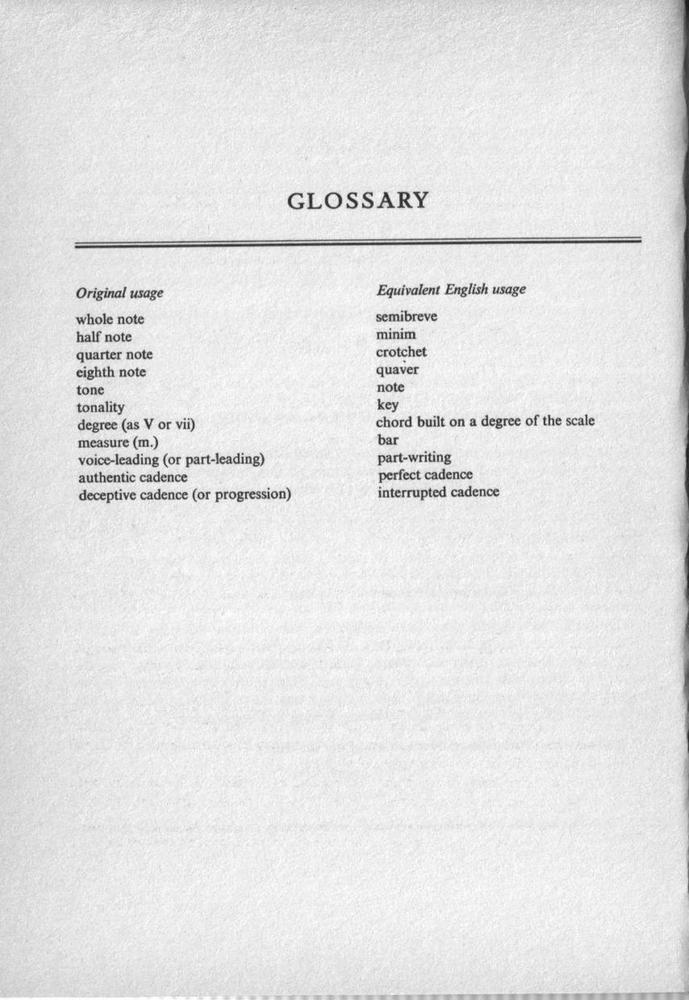
#> input picture tests/data/test_images/page_010.png, 689 x 1000 px, shrunk from 1139 x 1654 before the run
$ python -i pattern_detector.py   (imports and definitions only)
#> lines starting #> are read from the running program, lines starting #| are printed output that depends on the picture; after the words box and inside, x2 and y2 are one past the last pixel; in counts of white or black regions, pixels touching at a corner belong together
#> further down, picture is the input picture: shape (1000, 689, 3); min 25, max 255, mean 227.9
### graph_extractor/graph_types.py
from dataclasses import dataclass
from typing import Dict, List, Optional, Union, Tuple
from enum import Enum

class NodeType(Enum):
	PITCH_CLASS = "pitch_class"
	INTERVAL = "interval"
	TRANSFORMATION = "transformation"
	SET_CLASS = "set_class"
	GEOMETRIC_POINT = "geometric_point"
	FUNCTION_SPACE = "function_space"
	GROUP = "group"
	INTERVAL_SYSTEM = "interval_system"
	INTERVAL_SET = "interval_set"
	VARIABLE = "variable"
	CIRCULAR_GRAPH = "circular_graph"
	# New Lewin-specific types
	TRANSFORMATION_NETWORK = "transformation_network"
	GIS_SPACE = "gis_space"
	TRANSFORMATION_GROUP = "transformation_group"
	INTERVAL_FUNCTION = "interval_function"
	NETWORK_NODE = "network_node"

@dataclass
class Node:
	id: str
	type: NodeType
	label: str
	properties: Dict[str, any]
	position: Optional[Tuple[float, float]] = None

@dataclass
class Edge:
	source: str
	target: str
	label: str
	weight: float = 1.0
	properties: Dict[str, any] = None
	# New properties for Lewin's transformations
	transformation_type: Optional[str] = None
	composition: Optional[List[str]] = None
	is_isomorphism: bool = False

	def __post_init__(self):
		if self.properties is None:
			self.properties = {}

class MusicTheoryGraph:
	def __init__(self):
		self.nodes: Dict[str, Node] = {}
		self.edges: List[Edge] = []

	def add_node(self, node: Node) -> None:
		self.nodes[node.id] = node

	def add_edge(self, edge: Edge) -> None:
		if edge.source in self.nodes and edge.target in self.nodes:
			self.edges.append(edge)

	def get_node(self, node_id: str) -> Optional[Node]:
		return self.nodes.get(node_id)

### graph_extractor/pattern_detector.py
import cv2
import numpy as np
from dataclasses import dataclass
from typing import List, Tuple, Optional, Dict
from enum import Enum
from .graph_types import MusicTheoryGraph, Node, Edge, NodeType

class LayoutType(Enum):
    CIRCULAR = "circular"
    LINEAR = "linear"
    COMPLEX = "complex"

class TransformationNetwork:
    def __init__(self):
        self.nodes: Dict[str, Node] = {}
        self.edges: List[Edge] = []
        self.layout_type: LayoutType = LayoutType.COMPLEX
        self.confidence: float = 0.0

    def add_node(self, node: Node) -> None:
        self.nodes[node.id] = node

    def add_edge(self, edge: Edge) -> None:
        self.edges.append(edge)

    def __len__(self):
        return len(self.nodes)

class PatternDetector:
    def __init__(self):
        self.mathematical_symbols = {
            "∘", "⊗", "⊕", "→", "⟶", "↦", "⊆", "⊇", "≅", "≃", "∼",
            "∈", "∉", "⊂", "⊃", "∪", "∩", "×", "⋈", "≤", "≥"
        }
        self.transformation_labels = {
            "RICH", "TCH", "TRAN", "INT", "GIS", "STAB", "FLIP", "ROT"
        }
        self.gis_patterns = {
            "s", "t", "i", "int", "IVLS", "IVLS1", "IVLS2"
        }

    def detect_layout(self, image: np.ndarray) -> LayoutType:
        """Detect the layout type of the network in the image"""
        # Basic layout detection based on node distribution
        gray = cv2.cvtColor(image, cv2.COLOR_BGR2GRAY) if len(image.shape) > 2 else image
        _, binary = cv2.threshold(gray, 0, 255, cv2.THRESH_BINARY + cv2.THRESH_OTSU)
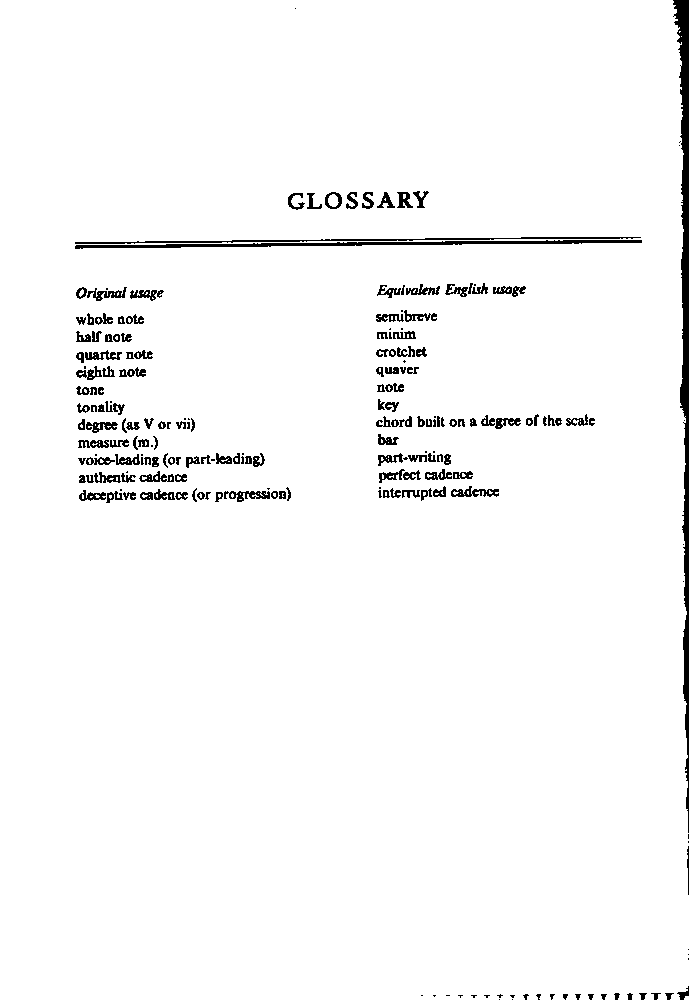
#> binary: shape (1000, 689); 97.1% white; 208 black regions (54 under 20 px)
        contours, _ = cv2.findContours(binary, cv2.RETR_EXTERNAL, cv2.CHAIN_APPROX_SIMPLE)
#> contours = 4 contours, 3 with area under 20; largest, box (x1, y1, x2, y2) and area: (0, 0, 689, 1000) 681912

        if not contours:
            return LayoutType.COMPLEX

        # Analyze contour distribution
        centers = []
        for cnt in contours:
            M = cv2.moments(cnt)
            if M["m00"] != 0:
                cx = int(M["m10"] / M["m00"])
                cy = int(M["m01"] / M["m00"])
                centers.append((cx, cy))
#> this loop made 4 passes
#> (cnt, cx, cy) on pass 3: ([[679, 31], [679, 32], [680, 31]], 679, 31)
#> (cx, cy) on passes 1, 4: (686, 997), (341, 500)
#> after the loop, centers = [(686, 997), (679, 31), (341, 500)]

        if len(centers) < 2:
            return LayoutType.COMPLEX

        # Check if centers form a circular pattern
        center_x = sum(x for x, _ in centers) / len(centers)
#> center_x = 568.7
        center_y = sum(y for _, y in centers) / len(centers)
#> center_y = 509.3
        distances = [np.sqrt((x - center_x)**2 + (y - center_y)**2) for x, y in centers]
#> distances = [501.6, 490.9, 227.9]
        std_dev = np.std(distances)
#> std_dev = 126.6

        if std_dev < 20:  # Threshold for circular layout
            return LayoutType.CIRCULAR

        # Check if centers form a linear pattern
        x_coords = [x for x, _ in centers]
#> x_coords = [686, 679, 341]
        y_coords = [y for _, y in centers]
#> y_coords = [997, 31, 500]
        x_std = np.std(x_coords)
#> x_std = 161
        y_std = np.std(y_coords)
#> y_std = 394.4

        if min(x_std, y_std) < 20:  # Threshold for linear layout
            return LayoutType.LINEAR

        return LayoutType.COMPLEX

    def detect_nodes(self, image: np.ndarray) -> List[Node]:
        """Detect nodes in the image"""
        nodes = []
        gray = cv2.cvtColor(image, cv2.COLOR_BGR2GRAY) if len(image.shape) > 2 else image

        # Apply adaptive thresholding
        binary = cv2.adaptiveThreshold(gray, 255, cv2.ADAPTIVE_THRESH_GAUSSIAN_C,
                                     cv2.THRESH_BINARY_INV, 11, 2)
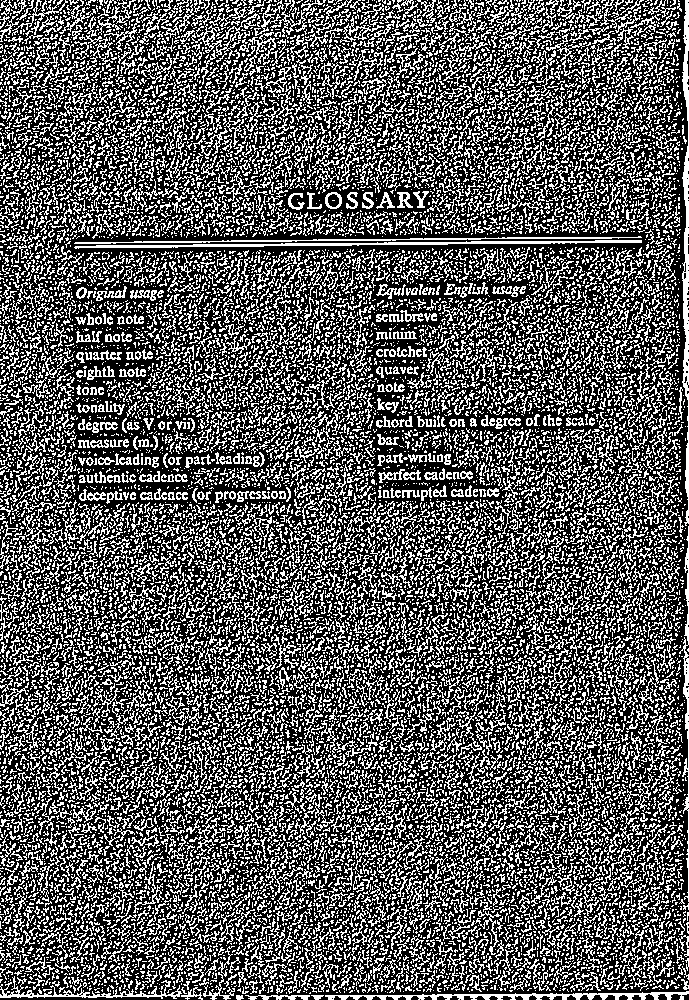
#> binary: shape (1000, 689); 34.8% white in thin lines or dots

        # Find contours
        contours, _ = cv2.findContours(binary, cv2.RETR_EXTERNAL, cv2.CHAIN_APPROX_SIMPLE)
#> contours = 17140 contours, 16059 with area under 20; largest, box (x1, y1, x2, y2) and area: (682, 0, 689, 526) 1432, (74, 240, 642, 249) 993, (325, 991, 689, 1000) 954, (0, 976, 182, 999) 532, (679, 526, 689, 902) 496

        for i, cnt in enumerate(contours):
            area = cv2.contourArea(cnt)
            if area > 100:  # Filter small noise
                x, y, w, h = cv2.boundingRect(cnt)
                confidence = min(area / 1000, 1.0)  # Scale confidence based on area

                position = (x + w//2, y + h//2)

                node = Node(
                    id=f"node_{i}",
                    label=f"N{i}",
                    type=NodeType.FUNCTION_SPACE,  # Default type
                    properties={
                        "confidence": confidence,
                        "size": (w, h)
                    },
                    position=position
                )
                nodes.append(node)
#> this loop made 17140 passes
#> (area, x, y, w, h, confidence, position) on passes 2, 10, 287, 3336, 3404, 3890: (120.5, 245, 995, 65, 5, 0.12, (277, 997)), (954.5, 325, 991, 364, 9, 0.955, (507, 995)), (531.5, 0, 976, 182, 23, 0.531, (91, 987)), (101.5, 386, 803, 23, 35, 0.102, (397, 820)), (107, 371, 799, 24, 18, 0.107, (383, 808)), (149, 624, 773, 30, 39, 0.149, (639, 792))
#> area on passes 1, 3: 27, 21.5
#> after the loop, nodes = 28 items

        return nodes

    def detect_edges(self, image: np.ndarray, nodes: List[Node]) -> List[Edge]:
        """Detect edges between nodes"""
        edges = []
        if len(nodes) < 2:
            return edges

        gray = cv2.cvtColor(image, cv2.COLOR_BGR2GRAY) if len(image.shape) > 2 else image
        _, binary = cv2.threshold(gray, 0, 255, cv2.THRESH_BINARY + cv2.THRESH_OTSU)
        lines = cv2.HoughLinesP(binary, 1, np.pi/180, 50, minLineLength=30, maxLineGap=10)

        if lines is None:
            return edges

        for i, line in enumerate(lines):
            x1, y1, x2, y2 = line[0]
            source_node = None
            target_node = None
            min_dist_start = float('inf')
            min_dist_end = float('inf')

            for node in nodes:
                pos = node.position if node.position else (0, 0)
                dist_start = np.sqrt((pos[0] - x1)**2 + (pos[1] - y1)**2)
                dist_end = np.sqrt((pos[0] - x2)**2 + (pos[1] - y2)**2)

                if dist_start < min_dist_start:
                    min_dist_start = dist_start
                    source_node = node
                if dist_end < min_dist_end:
                    min_dist_end = dist_end
                    target_node = node

            if source_node and target_node and source_node != target_node:
                edge = Edge(
                    source=source_node.id,
                    target=target_node.id,
                    label="transform",
                    weight=1.0,
                    properties={
                        "confidence": max(0.0, min(1.0 - (min_dist_start + min_dist_end) / 200, 1.0)),
                        "is_isomorphism": False
                    }
                )
                edges.append(edge)

        return edges


    def detect_network(self, image: np.ndarray) -> TransformationNetwork:
        network = TransformationNetwork()
        network.layout_type = self.detect_layout(image)

        detected_nodes = self.detect_nodes(image)
#> detected_nodes = 28 items
        for node in detected_nodes:
            network.add_node(node)
#> this loop made 28 passes

        if detected_nodes:
            edges = self.detect_edges(image, detected_nodes)
#> in detect_edges, `lines = cv2.HoughLinesP(binary, 1, np.pi/180, 50, minLineLength=30, ma..`: lines = 1332 rows, first 6: [0, 89, 614, 999], [0, 991, 682, 309], [0, 973, 680, 70], [50, 999, 681, 368], [54, 0, 688, 977], [10, 999, 682, 327]
#> the loop in detect_edges, `for i, line in enumerate(lines):` made 1332 passes
            for edge in edges:
                network.add_edge(edge)

        node_confidences = [n.properties.get("confidence", 0.0) for n in network.nodes.values()]
        edge_confidences = [e.properties.get("confidence", 0.0) for e in network.edges]

        if node_confidences and edge_confidences:
            network.confidence = (sum(node_confidences) / len(node_confidences) +
                                sum(edge_confidences) / len(edge_confidences)) / 2
        elif node_confidences:
            network.confidence = sum(node_confidences) / len(node_confidences)
        else:
            network.confidence = 0.0

        return network

>>> import cv2
>>> picture = cv2.imread('../tests/data/test_images/page_010.png')
>>> result = PatternDetector().detect_network(picture)

$ run again, on tests/data/test_images/page_040.png
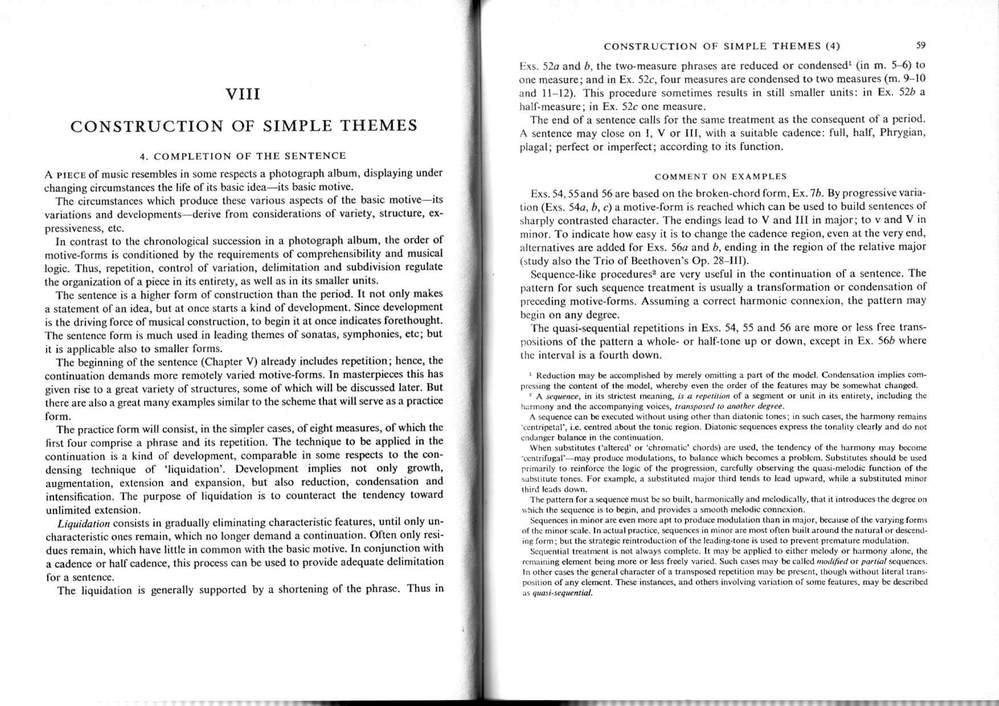
#> input picture tests/data/test_images/page_040.png, 999 x 706 px, shrunk from 2339 x 1654 before the run
#> picture is the input picture: shape (706, 999, 3); min 0, max 255, mean 232.7
#> in detect_layout, `_, binary = cv2.threshold(gray, 0, 255, cv2.THRESH_BINARY + cv2.THRESH..`:
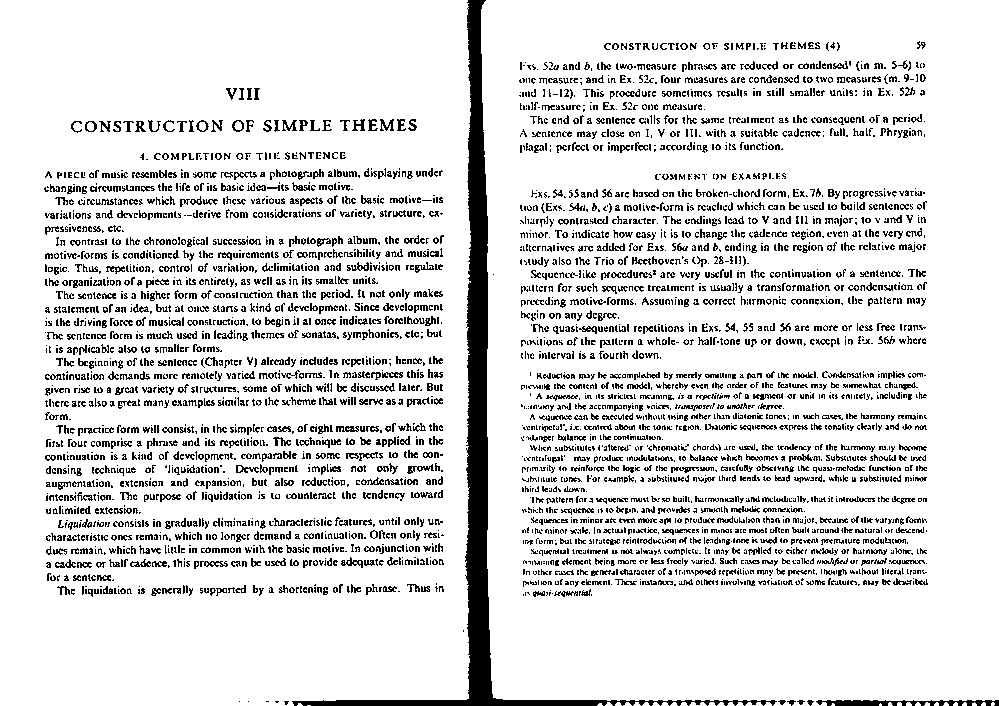
#> binary: shape (706, 999); 87.1% white; black in thin lines or dots
#> in detect_layout, `contours, _ = cv2.findContours(binary, cv2.RETR_EXTERNAL, cv2.CHAIN_AP..`: contours = 35 contours, 31 with area under 20; largest, box (x1, y1, x2, y2) and area: (481, 0, 999, 706) 357767, (0, 0, 471, 706) 328463, (745, 702, 763, 706) 28, (689, 702, 707, 706) 28
#> the loop in detect_layout, `for cnt in contours:` made 35 passes
#> (cx, cy) on passes 2 to 9: (880, 704), (832, 704), (599, 704), (299, 704), (992, 703), (983, 703), (973, 703), (964, 703)
#> after the loop in detect_layout, `for cnt in contours:`: centers = 34 pairs, first value 233 to 992, second value 348 to 704
#> center_x = 758.7
#> center_y = 682.3
#> distances = 34 values, max 621.4 at index 33, min 21.46 at index 17, mean 155.3
#> std_dev = 119.8
#> x_coords = 34 values, max 992 at index 4, min 233 at index 33, mean 758.7
#> y_coords = 34 values, max 704 at index 0, min 348 at index 32, mean 682.3
#> x_std = 177.6
#> y_std = 83.21
#> in detect_nodes, `binary = cv2.adaptiveThreshold(gray, 255, cv2.ADAPTIVE_THRESH_GAUSSIAN..`:
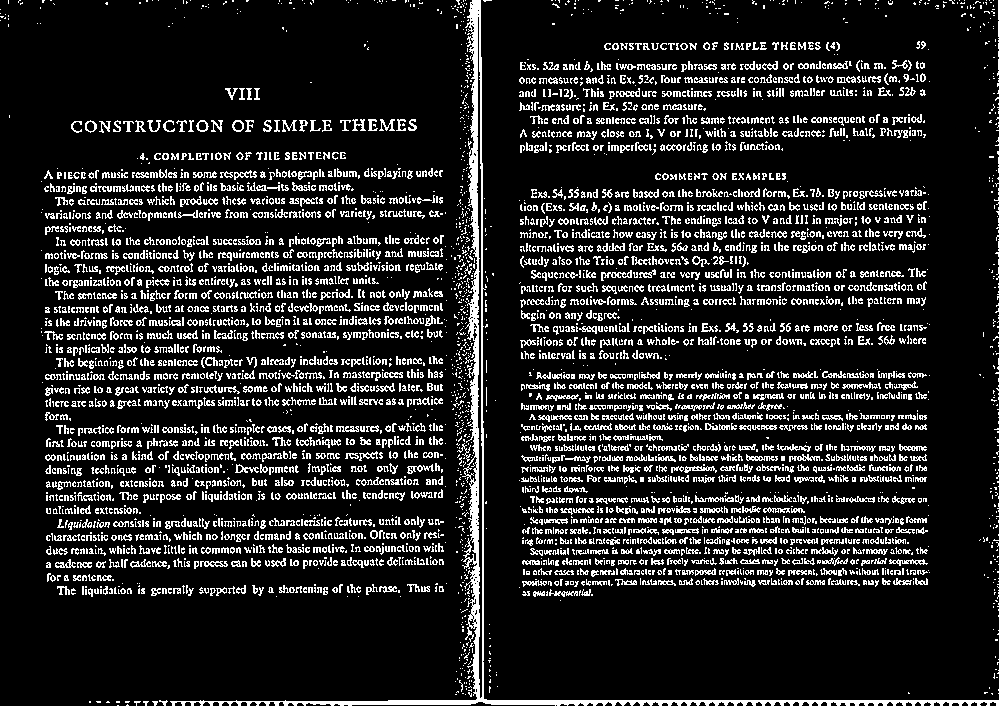
#> binary: shape (706, 999); 14% white in thin lines or dots
#> in detect_nodes, `contours, _ = cv2.findContours(binary, cv2.RETR_EXTERNAL, cv2.CHAIN_AP..`: contours = 4905 contours, 4169 with area under 20; largest, box (x1, y1, x2, y2) and area: (170, 0, 999, 706) 9719, (232, 120, 244, 132) 100, (196, 120, 209, 132) 98, (85, 120, 97, 133) 98, (889, 559, 928, 566) 86
#> the loop in detect_nodes, `for i, cnt in enumerate(contours):` made 4905 passes
#> (cnt, area) on passes 1, 2, 6: ([[117, 705], [118, 705]], 0), ([[127, 704], [126, 705], [128, 705]], 1), ([[125, 701], [125, 702], [128, 702], [129, 701]], 3.5)
#> after the loop in detect_nodes, `for i, cnt in enumerate(contours):`: nodes = 1 item
#> the loop in detect_network, `for node in detected_nodes:` made 1 pass
#> edges = []
#> node_confidences = [1]
#> edge_confidences = []
#> network.confidence = 1
